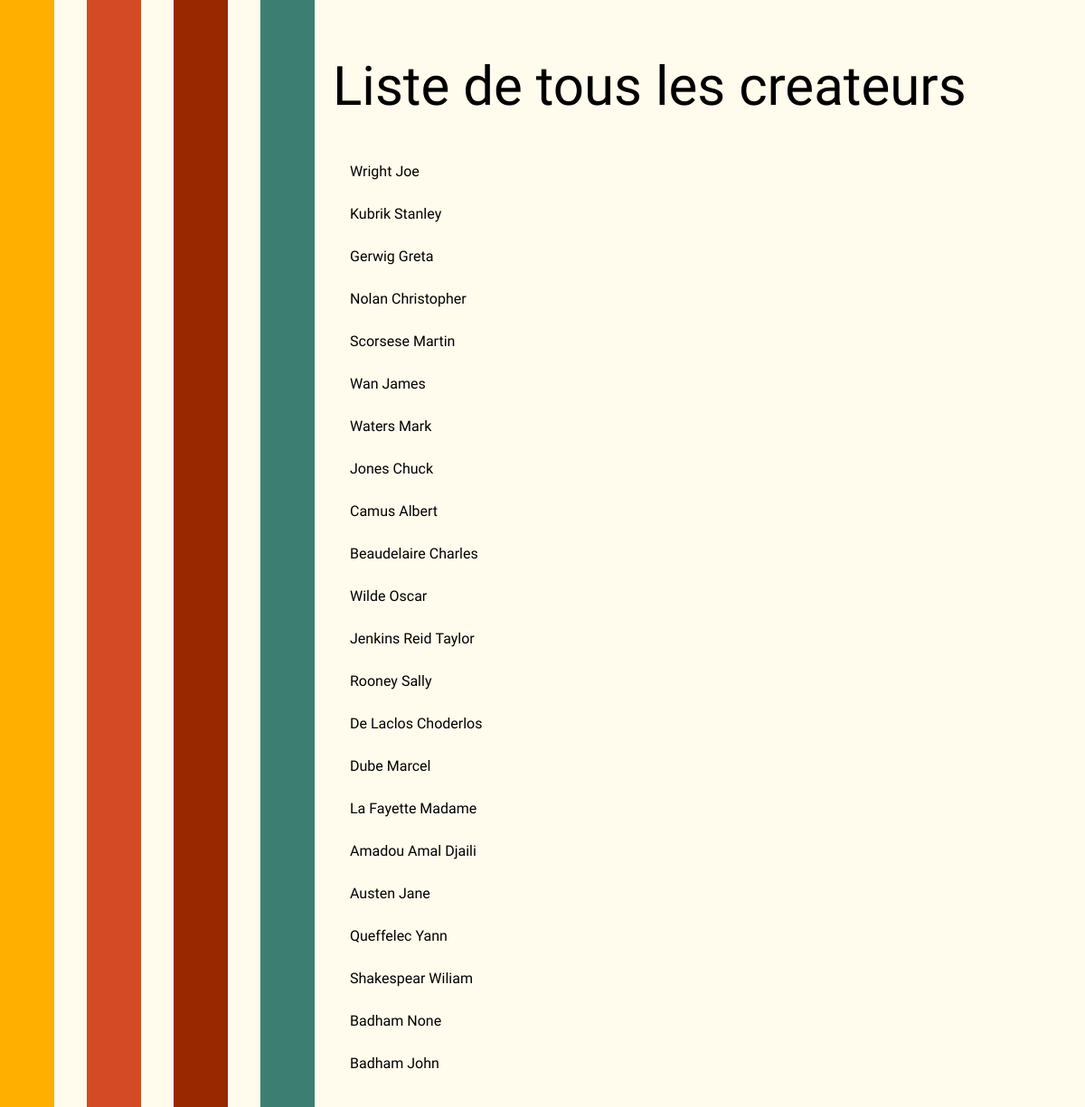
Page /liste_createur.html on the committed database.
### tables this page shows
CREATE TABLE "Createur" (
	"id"	INTEGER,
	"prenom"	TEXT,
	"nom"	TEXT,
	PRIMARY KEY("id")
);

### main.py (the view)
@app.route('/liste_createur.html')
def createurs_film():
    print()
    createurs = db.get_all_createur()
    print(createurs)
    return render_template("liste_createur.html", createurs=createurs)

### database.py (called while the page is built)
def _select(requete, params=None):
    with sqlite3.connect(DBNAME) as db:
        c = db.cursor()
        if params is None:
            c.execute(requete)
        else:
            c.execute(requete, params)
        res = c.fetchall()
    return res

def get_all_createur():
    requete = """select nom, prenom from Createur"""
    return _select(requete)

### templates/liste_createur.html (shortened to what this page needs)
{% extends "common_layout.html" %}
{% block container %}
<div class="row">
    <div class="colorLine yellow"><p style="color:#FFAF00;"></p></div>
    <div class="creamLine"></div>
    <div class="colorLine orange"><p style="color:#D34A24"></p></div>
    <div class="creamLine"></div>
    <div class="colorLine red"><p style="color:#992800"></p></div>
    <div class="creamLine"></div>
    <div class="colorLine green"><p style="color:#3C7F72"></p></div>
    <div class="main">
        <h1 class="title is-1">Liste de tous les createurs</h1>
        {%for createur in createurs%}
            <div class="conteneurEx">
                <div class="conteneurCreateur">
                <table>
                    <tr>
                        <td>{{ createur[0] }}</td><td>{{ createur[1] }}</td>
                    </tr>
                </table>
                </div>
            </div>
        {%endfor%}
    </div>
</div>
{% endblock %}

### templates/common_layout.html (shortened to what this page needs)
<!DOCTYPE html>
<html lang='fr'>
<head>
  <link rel="stylesheet" href="{{ url_for('static', filename='style.css') }}"/>
</head>
<body>
{% block content %}
  {% block container %}
  {% endblock %}
{% endblock %}
</body>
</html>

### static/style.css (style rules this page uses)
* { box-sizing: border-box; }
body { font-family: "Calistoga"; margin: 0; background-color: #FFFBED; height: 100vh; }
h1 { font-size: 60px; font-weight: 100; }
.row { display: flex; -ms-flex-wrap: wrap; flex-wrap: wrap; }
.colorLine { -ms-flex: 5%; flex: 5%; padding: 1px; }
.creamLine { -ms-flex: 3%; flex: 3%; background-color: #FFFBED; }
.main { -ms-flex: 71%; flex: 71%; background-color: #FFFBED; padding: 20px; height: auto; }
.green { background-color: #3C7F72; }
.red { background-color: #992800; }
.orange { background-color: #D34A24; }
.yellow { background-color: #FFAF00; }
.conteneurCreateur { border: 1px solid #FFFBED; width: fit-content; padding: 5px; margin:10px; position: relative; border-radius: 5px; }

### rows in the picture
Createur: nom "Wright", prenom "Joe"
Createur: nom "Kubrik", prenom "Stanley"
Createur: nom "Gerwig", prenom "Greta"
Createur: nom "Nolan", prenom "Christopher"
Createur: nom "Scorsese", prenom "Martin"
Createur: nom "Wan", prenom "James"
Createur: nom "Waters", prenom "Mark"
Createur: nom "Jones", prenom "Chuck"
Createur: nom "Camus", prenom "Albert"
Createur: nom "Beaudelaire", prenom "Charles"
Createur: nom "Wilde", prenom "Oscar"
Createur: nom "Jenkins Reid", prenom "Taylor"
Createur: nom "Rooney", prenom "Sally"
Createur: nom "De Laclos", prenom "Choderlos"
Createur: nom "Dube", prenom "Marcel"
Createur: nom "La Fayette", prenom "Madame"
Createur: nom "Amadou Amal", prenom "Djaili"
Createur: nom "Austen", prenom "Jane"
Createur: nom "Queffelec", prenom "Yann"
Createur: nom "Shakespear", prenom "Wiliam"
Createur: nom "Badham", prenom "None"
Createur: nom "Badham", prenom "John"
